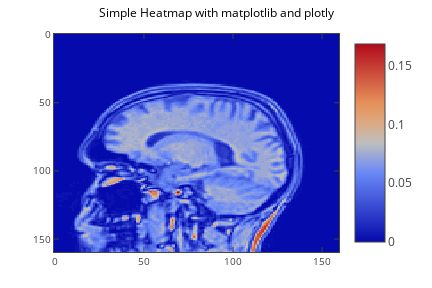

Here is the notebook cell this chart was saved with:
### Code cell
import plotly.plotly as py
import plotly.tools as tls

import matplotlib.pyplot as plt
import numpy as np

fig = plt.figure()
ax = fig.add_subplot(111)

ax.set_title('Simple Heatmap with matplotlib and plotly')

plotly_fig = tls.mpl_to_plotly( fig )

trace = dict(z=pictureMRT[:,:,1], type="heatmap", zmin=pictureMRT[:,:,1].min(), zmax=pictureMRT[:,:,1].max())


plotly_fig.add_traces([trace])

plotly_fig['layout']['xaxis'].update({'autorange':True})
plotly_fig['layout']['yaxis'].update({'autorange':'reversed'})

iplot(plotly_fig, filename='mpl-basic-heatmap')

### Figure 1 — Plotly figure (JSON) as saved in the notebook; plotly's stock layout.template omitted (floating-point values rounded to 4 significant figures; data arrays with more than 128 entries replaced by an {"elided": "..."} marker saying what was removed)
{"data": [{"zmax": 0.1686, "zmin": 0, "z": {"elided": "160x160 float values"}, "type": "heatmap", "uid": "6bedca63-1617-4192-9ae7-ad251fe62019"}], "layout": {"autosize": false, "yaxis": {"tickfont": {"size": 10}, "domain": [0, 1], "autorange": "reversed", "ticks": "inside", "showgrid": false, "range": [0, 1], "mirror": "ticks", "zeroline": false, "showline": true, "nticks": 6, "type": "linear", "anchor": "x", "side": "left"}, "title": {"text": "Simple Heatmap with matplotlib and plotly", "font": {"color": "#000000", "size": 12}}, "showlegend": false, "height": 288, "width": 432, "xaxis": {"tickfont": {"size": 10}, "domain": [0, 1], "autorange": true, "ticks": "inside", "showgrid": false, "range": [0, 1], "mirror": "ticks", "zeroline": false, "showline": true, "nticks": 6, "type": "linear", "anchor": "y", "side": "bottom"}, "hovermode": "closest", "margin": {"b": 36, "r": 43, "pad": 0, "l": 54, "t": 34}}}
